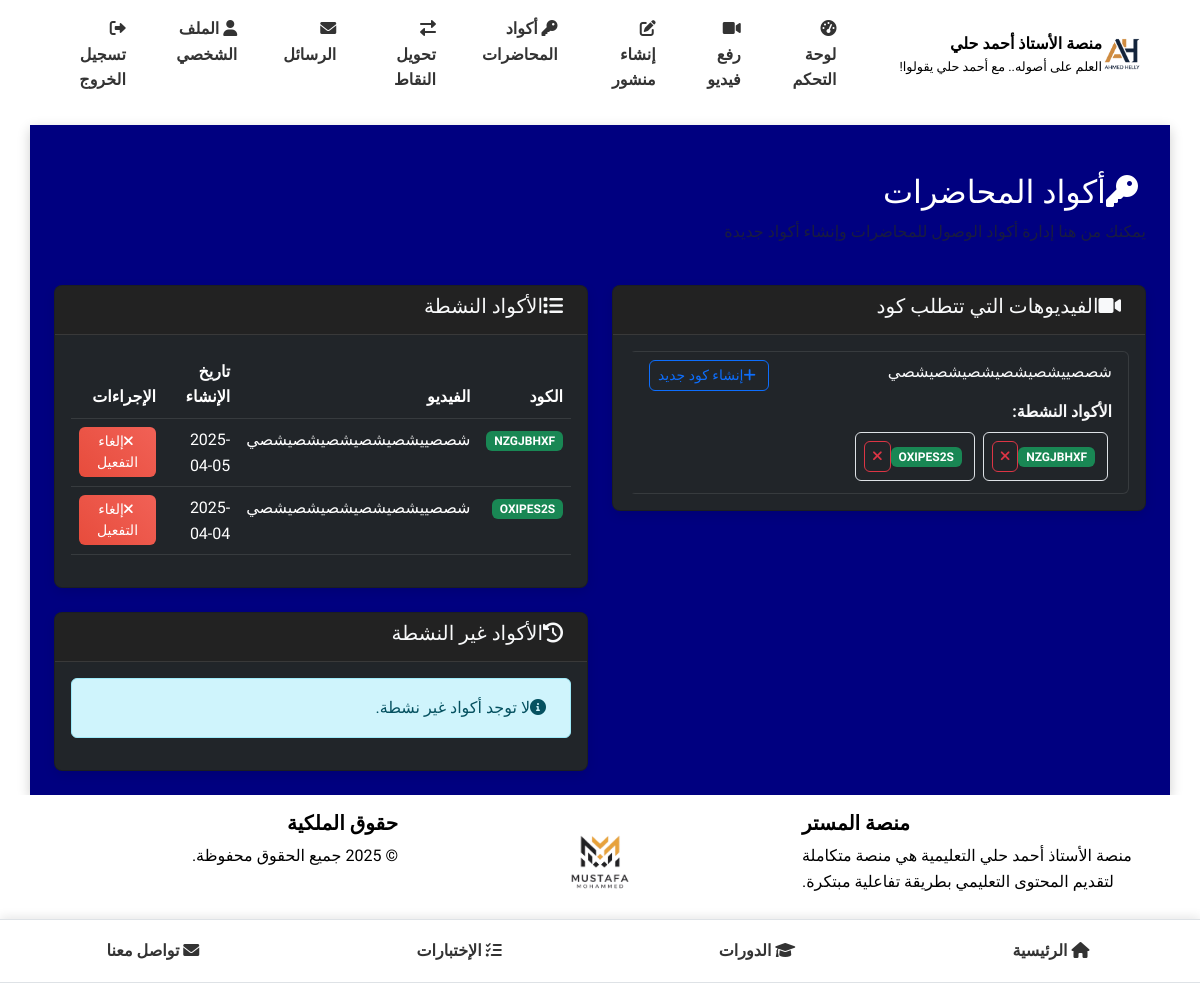
The app's page /admin/lecture_codes (signed in), older data.
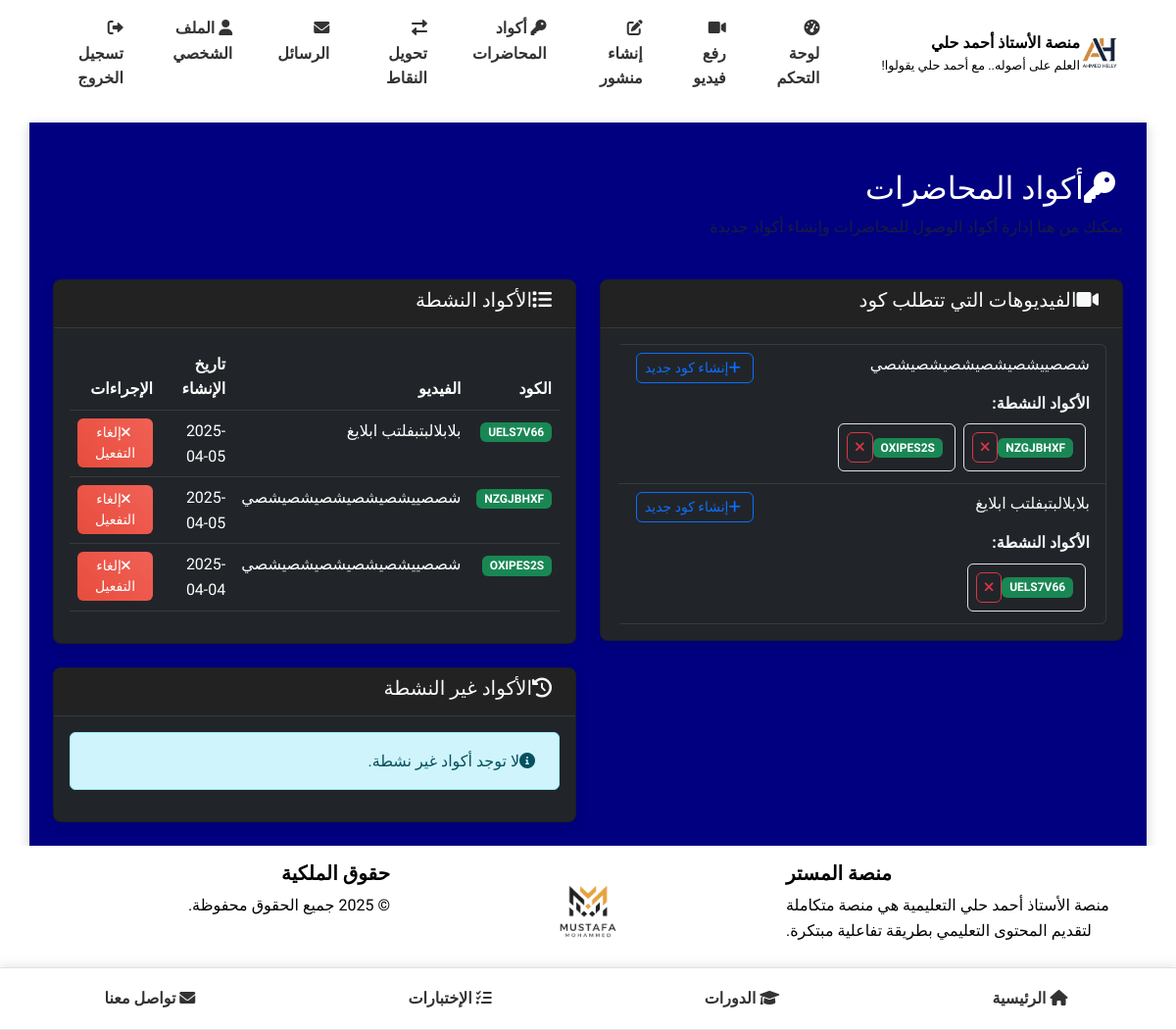
The same page, newer data.
### models.py (models this page shows, shortened)
class Video(db.Model):
    __tablename__ = 'videos'
    id = db.Column(db.Integer, primary_key=True)
    title = db.Column(db.String(100), nullable=False)
    url = db.Column(db.String(200), nullable=True)  # يمكن أن يكون فارغًا في حالة رفع ملف
    file_path = db.Column(db.String(200), nullable=True)  # مسار الملف المرفوع
    description = db.Column(db.Text)
    uploaded_by = db.Column(db.Integer, db.ForeignKey('users.id'), nullable=False)
    created_at = db.Column(db.DateTime, default=datetime.utcnow)
    requires_code = db.Column(db.Boolean, default=True)  # هل تتطلب المحاضرة كود للوصول
    points_cost = db.Column(db.Integer, default=0)  # تكلفة الفيديو بالنقاط
    comments = db.relationship('Comment', backref='video', lazy='dynamic', cascade='all, delete-orphan')

class LectureCode(db.Model):
    __tablename__ = 'lecture_codes'
    id = db.Column(db.Integer, primary_key=True)
    video_id = db.Column(db.Integer, db.ForeignKey('videos.id'), nullable=False)
    code = db.Column(db.String(20), nullable=False, unique=True)
    created_at = db.Column(db.DateTime, default=datetime.utcnow)
    is_active = db.Column(db.Boolean, default=True)
    assigned_to = db.Column(db.Integer, db.ForeignKey('users.id'), nullable=True)  # يمكن تعيين رمز لطالب محدد
    is_used = db.Column(db.Boolean, default=False)  # تم استخدام الرمز ام لا
    video = db.relationship('Video', backref=db.backref('access_codes', lazy='dynamic'))
    student = db.relationship('User', backref=db.backref('assigned_codes', lazy='dynamic'), foreign_keys=[assigned_to])

### routes.py (the view)
@admin_bp.route('/lecture_codes')
@login_required
def lecture_codes():
    if not current_user.is_admin():
        abort(403)
    videos = Video.query.filter_by(requires_code=True).all()
    active_codes = LectureCode.query.filter_by(is_active=True).order_by(LectureCode.created_at.desc()).all()
    inactive_codes = LectureCode.query.filter_by(is_active=False).order_by(LectureCode.created_at.desc()).all()
    return render_template(
        'admin/lecture_codes.html',
        videos=videos,
        active_codes=active_codes,
        inactive_codes=inactive_codes
    )

### templates/admin/lecture_codes.html (shortened to what this page needs)
{% extends 'base.html' %}
{% block content %}
<div class="container mt-4">
    <div class="row mb-4">
        <div class="col">
            <h2><i class="fas fa-key me-2"></i>أكواد المحاضرات</h2>
            <p class="text-muted">يمكنك من هنا إدارة أكواد الوصول للمحاضرات وإنشاء أكواد جديدة</p>
        </div>
    </div>
    <div class="row">
        <div class="col-lg-6">
            <div class="card bg-dark mb-4">
                <div class="card-header">
                    <h5><i class="fas fa-video me-2"></i>الفيديوهات التي تتطلب كود</h5>
                </div>
                <div class="card-body">
                    {% if videos %}
                        <div class="list-group">
                            {% for video in videos %}
                                <div class="list-group-item bg-dark">
                                    <div class="d-flex justify-content-between align-items-center">
                                        <h6>{{ video.title }}</h6>
                                        <a href="{{ url_for('admin.create_lecture_code', video_id=video.id) }}" class="btn btn-sm btn-outline-primary">
                                            <i class="fas fa-plus me-1"></i>إنشاء كود جديد
                                        </a>
                                    </div>
                                    {% set active_video_codes = active_codes|selectattr('video_id', 'equalto', video.id)|list %}
                                    {% if active_video_codes %}
                                        <div class="mt-2">
                                            <strong>الأكواد النشطة:</strong>
                                            <div class="d-flex flex-wrap mt-1">
                                                {% for code in active_video_codes %}
                                                    <div class="d-flex align-items-center m-1 p-2 border rounded">
                                                        <span class="badge bg-success me-1">{{ code.code }}</span>
                                                        <a href="{{ url_for('admin.deactivate_code', code_id=code.id) }}" class="btn btn-sm btn-outline-danger">
                                                            <i class="fas fa-times"></i>
                                                        </a>
                                                    </div>
                                                {% endfor %}
                                            </div>
                                        </div>
                                    {% endif %}
                                </div>
                            {% endfor %}
                        </div>
                    {% else %}
                        <div class="alert alert-info">
                            <i class="fas fa-info-circle me-2"></i>لا توجد فيديوهات تتطلب كود للوصول.
                        </div>
                    {% endif %}
                </div>
            </div>
        </div>
        <div class="col-lg-6">
            <div class="card bg-dark mb-4">
                <div class="card-header">
                    <h5><i class="fas fa-list me-2"></i>الأكواد النشطة</h5>
                </div>
                <div class="card-body">
                    {% if active_codes %}
                        <div class="table-responsive">
                            <table class="table table-dark table-hover">
                                <thead>
                                    <tr>
                                        <th>الكود</th>
                                        <th>الفيديو</th>
                                        <th>تاريخ الإنشاء</th>
                                        <th>الإجراءات</th>
                                    </tr>
                                </thead>
                                <tbody>
                                    {% for code in active_codes %}
                                        <tr>
                                            <td>
                                                <span class="badge bg-success">{{ code.code }}</span>
                                            </td>
                                            <td>{{ code.video.title }}</td>
                                            <td>{{ code.created_at.strftime('%Y-%m-%d') }}</td>
                                            <td>
                                                <a href="{{ url_for('admin.deactivate_code', code_id=code.id) }}" class="btn btn-sm btn-danger">
                                                    <i class="fas fa-times me-1"></i>إلغاء التفعيل
                                                </a>
                                            </td>
                                        </tr>
                                    {% endfor %}
                                </tbody>
                            </table>
                        </div>
                    {% else %}
                        <div class="alert alert-info">
                            <i class="fas fa-info-circle me-2"></i>لا توجد أكواد نشطة حالياً.
                        </div>
                    {% endif %}
                </div>
            </div>
            <div class="card bg-dark">
                <div class="card-header">
                    <h5><i class="fas fa-history me-2"></i>الأكواد غير النشطة</h5>
                </div>
                <div class="card-body">
                    {% if inactive_codes %}
                        <div class="table-responsive">
                            <table class="table table-dark table-hover">
                                <thead>
                                    <tr>
                                        <th>الكود</th>
                                        <th>الفيديو</th>
                                        <th>تاريخ الإنشاء</th>
                                    </tr>
                                </thead>
                                <tbody>
                                    {% for code in inactive_codes %}
                                        <tr>
                                            <td>
                                                <span class="badge bg-secondary">{{ code.code }}</span>
                                            </td>
                                            <td>{{ code.video.title }}</td>
                                            <td>{{ code.created_at.strftime('%Y-%m-%d') }}</td>
                                        </tr>
                                    {% endfor %}
                                </tbody>
                            </table>
                        </div>
                    {% else %}
                        <div class="alert alert-info">
                            <i class="fas fa-info-circle me-2"></i>لا توجد أكواد غير نشطة.
                        </div>
                    {% endif %}
                </div>
            </div>
        </div>
    </div>
</div>
{% endblock %}

### templates/base.html (shortened to what this page needs)
<!DOCTYPE html>
<html lang="ar" data-bs-theme="light">
<head>
    <link rel="stylesheet" href="https://cdn.jsdelivr.net/npm/bootstrap@5.3.0/dist/css/bootstrap.min.css">
    <link rel="stylesheet" href="https://cdnjs.cloudflare.com/ajax/libs/font-awesome/6.0.0/css/all.min.css">
    <link rel="stylesheet" href="{{ url_for('static', filename='css/style.css') }}">
</head>
<body>
    <header>
        <nav class="navbar navbar-expand-lg bg-white-custom">
            <div class="container">
                <a class="navbar-brand" href="{{ url_for('main.index') }}" style="display: flex; align-items: center;">
                    <img src="{{ url_for('static', filename='img/ahmed-helly-logo.png') }}" alt="شعار الأستاذ أحمد حلي" height="40">
                    <div class="d-flex flex-column">
                        <span style="font-size: 1rem; color: #000; font-weight: bold;">منصة الأستاذ أحمد حلي</span>
                        <small class="d-none d-md-block" style="font-size: 0.8rem; color: #000;">العلم على أصوله.. مع أحمد حلي يقولوا!</small>
                    </div>
                </a>
                <div class="collapse navbar-collapse navbar-custom" id="navbarNav">
                    <ul class="navbar-nav">
                        {% if current_user.is_authenticated %}
                            {% if current_user.role == 'admin' %}
                                <li class="nav-item">
                                    <a class="nav-link {% if request.path.startswith('/admin/dashboard') %}active{% endif %}" href="{{ url_for('admin.dashboard') }}">
                                        <i class="fas fa-tachometer-alt"></i> لوحة التحكم
                                    </a>
                                </li>
                                <li class="nav-item">
                                    <a class="nav-link {% if request.path.startswith('/admin/upload_video') %}active{% endif %}" href="{{ url_for('admin.upload_video') }}">
                                        <i class="fas fa-video"></i> رفع فيديو
                                    </a>
                                </li>
                                <li class="nav-item">
                                    <a class="nav-link {% if request.path.startswith('/admin/create_post') %}active{% endif %}" href="{{ url_for('admin.create_post') }}">
                                        <i class="fas fa-edit"></i> إنشاء منشور
                                    </a>
                                </li>
                                <li class="nav-item">
                                    <a class="nav-link {% if request.path.startswith('/admin/lecture_codes') %}active{% endif %}" href="{{ url_for('admin.lecture_codes') }}">
                                        <i class="fas fa-key"></i> أكواد المحاضرات
                                    </a>
                                </li>
                                <li class="nav-item">
                                    <a class="nav-link {% if request.path.startswith('/admin/transfer_points') %}active{% endif %}" href="{{ url_for('admin.transfer_points') }}">
                                        <i class="fas fa-exchange-alt"></i> تحويل النقاط
                                    </a>
                                </li>
                            {% endif %}
                            <li class="nav-item">
                                <a class="nav-link {% if request.path.startswith('/messages') %}active{% endif %}" href="{{ url_for('main.messages') }}">
                                    <i class="fas fa-envelope"></i> الرسائل
                                    {% set unread_count = current_user.received_messages.filter_by(is_read=False).count() %}
                                </a>
                            </li>
                            <li class="nav-item">
                                <a class="nav-link {% if request.path.startswith('/profile') %}active{% endif %}" href="{{ url_for('main.profile') }}">
                                    <i class="fas fa-user"></i> الملف الشخصي
                                </a>
                            </li>
                            <li class="nav-item">
                                <a class="nav-link" href="{{ url_for('main.logout') }}">
                                    <i class="fas fa-sign-out-alt"></i> تسجيل الخروج
                                </a>
                            </li>
                        {% endif %}
                    </ul>
                </div>
            </div>
        </nav>
    </header>
    <main class="container py-4 bg-dark-custom">
        {% block content %}{% endblock %}
    </main>
    <footer class="mt-auto py-3 bg-white-custom">
        <div class="container">
            <div class="row">
                <div class="col-md-4 text-start mb-3 mb-md-0">
                    <h5 class="fw-bold">منصة المستر</h5>
                    <p>منصة الأستاذ أحمد حلي التعليمية هي منصة متكاملة لتقديم المحتوى التعليمي بطريقة تفاعلية مبتكرة.</p>
                </div>
                <div class="col-md-4 text-center mb-3 mb-md-0">
                    <div class="text-dark text-decoration-none">
                        <img src="{{ url_for('static', filename='img/download.png') }}" alt="الشعار الشخصي" class="footer-logo" width="100">
                        <h5 class="mt-2 fw-bold">{{ current_user.full_name if current_user.is_authenticated else 'منصة التعليم' }}</h5>
                    </div>
                </div>
                <div class="col-md-4 text-center text-md-end mb-3 mb-md-0">
                    <h5 class="fw-bold">حقوق الملكية</h5>
                    <p>&copy; {{ now.year }} جميع الحقوق محفوظة.</p>
                </div>
            </div>
        </div>
    </footer>
    <div class="bottom-links">
        <a href="{{ url_for('main.index') }}"><i class="fas fa-home me-1"></i> الرئيسية</a>
        <a href="#"><i class="fas fa-graduation-cap me-1"></i> الدورات</a>
        {% if current_user.is_authenticated %}
            {% if current_user.role == 'admin' %}
                <a href="{{ url_for('admin_tests.manage_tests') }}"><i class="fas fa-tasks me-1"></i> الإختبارات</a>
            {% else %}
                <a href="{{ url_for('student_tests.available_tests') }}"><i class="fas fa-tasks me-1"></i> الإختبارات</a>
            {% endif %}
        {% else %}
            <a href="{{ url_for('main.login') }}"><i class="fas fa-tasks me-1"></i> الإختبارات</a>
        {% endif %}
        <a href="#"><i class="fas fa-envelope me-1"></i> تواصل معنا</a>
    </div>
</body>
</html>

Row changes from the older to the newer data that the page shows:
now on this page (row edited): Video: title "بلابلالبتبفلتب ابلايغ"
added LectureCode: code "UELS7V66", video "بلابلالبتبفلتب ابلايغ", created_at "2025-04-05"
